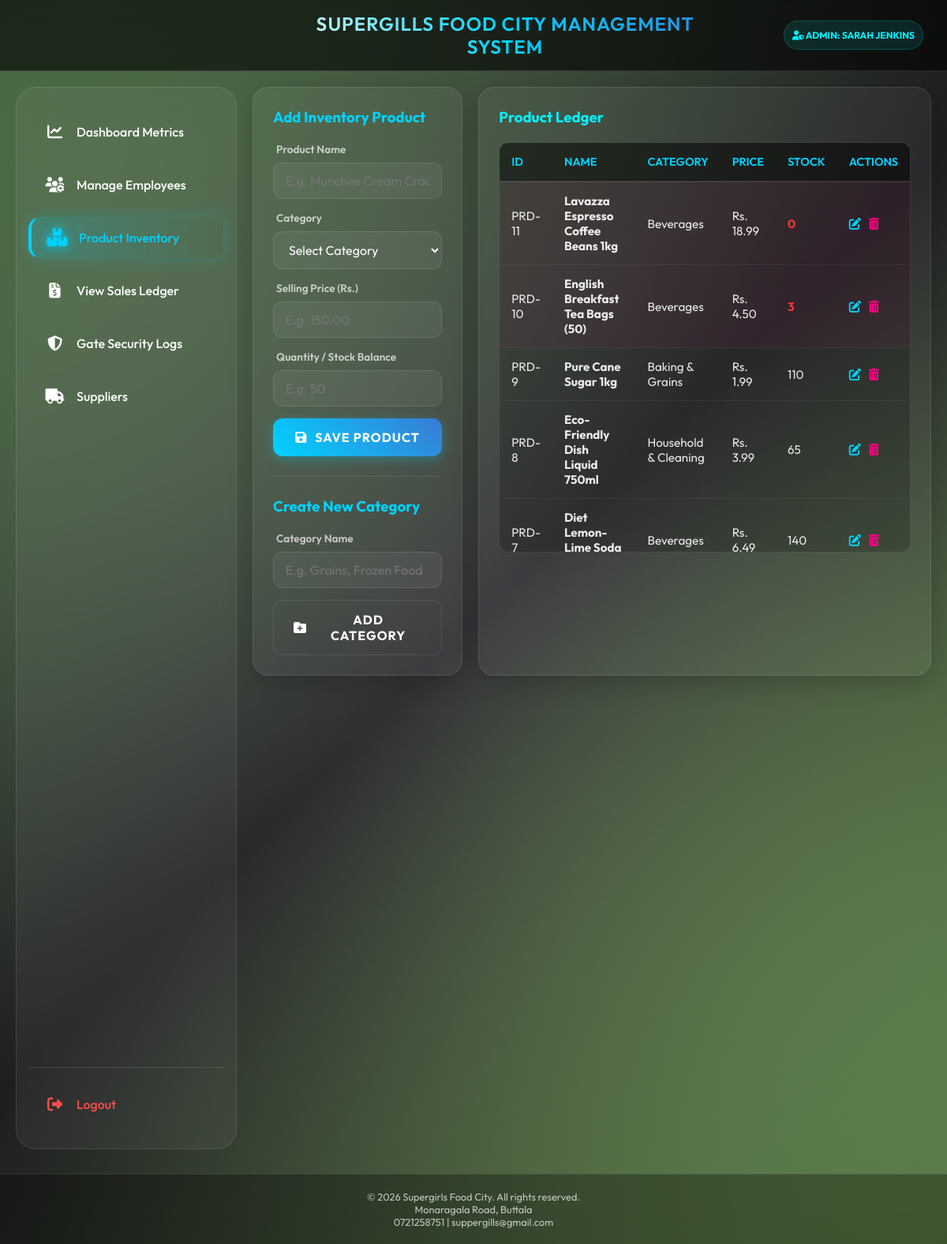
The page /admin_dashbord.php?tab=products (signed in) on the database its author committed.
### tables this page shows
CREATE TABLE `product` (
  `product_id` INT AUTO_INCREMENT PRIMARY KEY,
  `sku` VARCHAR(20) UNIQUE NOT NULL COMMENT 'e.g. SFC-0010',
  `product_name` VARCHAR(150) NOT NULL,
  `price` DECIMAL(10, 2) NOT NULL,
  `quantity` INT NOT NULL DEFAULT 0,
  `category_id` INT NOT NULL,
  `icon` VARCHAR(50) DEFAULT 'fa-box' COMMENT 'CSS FontAwesome Icon class name',
  `status` VARCHAR(20) DEFAULT 'in-stock' COMMENT 'in-stock, low-stock, out-of-stock',
  `created_at` TIMESTAMP DEFAULT CURRENT_TIMESTAMP,
  `updated_at` TIMESTAMP DEFAULT CURRENT_TIMESTAMP ON UPDATE CURRENT_TIMESTAMP,
  
   
  CONSTRAINT `chk_product_price` CHECK (`price` >= 0),
  CONSTRAINT `chk_product_qty` CHECK (`quantity` >= 0),
  CONSTRAINT `fk_product_category` FOREIGN KEY (`category_id`) 
    REFERENCES `category` (`category_id`) 
    ON DELETE RESTRICT 
    ON UPDATE CASCADE
);

CREATE TABLE `category` (
  `category_id` INT AUTO_INCREMENT PRIMARY KEY,
  `category_name` VARCHAR(100) UNIQUE NOT NULL,
  `division` VARCHAR(100) DEFAULT NULL COMMENT 'Aisle location or division name',
  `created_at` TIMESTAMP DEFAULT CURRENT_TIMESTAMP
);

### admin_dashbord.php (the view, shortened to what this page needs)
<?php
require_once 'config.php';
$conn->query("CREATE TABLE IF NOT EXISTS supplier (
    supplier_id INT AUTO_INCREMENT PRIMARY KEY,
    supplier_name VARCHAR(100) NOT NULL,
    contact VARCHAR(20) NOT NULL,
    email VARCHAR(100) NOT NULL UNIQUE,
    address VARCHAR(255) NOT NULL,
    product VARCHAR(255) NOT NULL,
    brand VARCHAR(255) NOT NULL,
    created_at TIMESTAMP DEFAULT CURRENT_TIMESTAMP
) ENGINE=InnoDB DEFAULT CHARSET=utf8mb4 COLLATE=utf8mb4_unicode_ci");
$conn->query("INSERT IGNORE INTO category (category_id, category_name) VALUES
(1, 'Dairy & Coolers'), (2, 'Fresh Produce'), (3, 'Bakery'), (4, 'Beverages'), (5, 'Snacks')");
$edit_prod = null;
$active_tab = $_GET['tab'] ?? 'dashboard';
?>
<!DOCTYPE html>
<html lang="en">
<head>
    <link rel="stylesheet" href="https://cdnjs.cloudflare.com/ajax/libs/font-awesome/6.4.0/css/all.min.css">
    <link rel="stylesheet" href="style.css">
</head>
<body>
    <div class="bg-overlay"></div>
    <header class="main-header">
        <div class="header-center">
            <h1>SuperGills Food City Management <br> System</h1>
        </div>
        <div class="header-right">
            <span class="status-badge status-safe" style="padding: 10px; font-weight: bold;">
                <i class="fas fa-user-shield"></i> Admin: <?php echo htmlspecialchars($_SESSION['username']); ?>
            </span>
        </div>
    </header>
    <div class="dashboard-container">
        <aside class="sidebar">
            <a href="admin_dashbord.php?tab=dashboard" class="nav-item <?php echo $active_tab === 'dashboard' ? 'active' : ''; ?>">
                <i class="fas fa-chart-line"></i> Dashboard Metrics
            </a>
            <a href="admin_dashbord.php?tab=employees" class="nav-item <?php echo $active_tab === 'employees' ? 'active' : ''; ?>">
                <i class="fas fa-users-cog"></i> Manage Employees
            </a>
            <a href="admin_dashbord.php?tab=products" class="nav-item <?php echo $active_tab === 'products' ? 'active' : ''; ?>">
                <i class="fas fa-boxes"></i> Product Inventory
            </a>
            <a href="admin_dashbord.php?tab=sales" class="nav-item <?php echo $active_tab === 'sales' ? 'active' : ''; ?>">
                <i class="fas fa-file-invoice-dollar"></i> View Sales Ledger
            </a>
            <a href="admin_dashbord.php?tab=security" class="nav-item <?php echo $active_tab === 'security' ? 'active' : ''; ?>">
                <i class="fas fa-shield-halved"></i> Gate Security Logs
            </a>
            <a href="admin_dashbord.php?tab=suppluyer" class="nav-item <?php echo $active_tab === 'suppluyer' ? 'active' : ''; ?>">
                <i class="fas fa-truck"></i> Suppliers
            </a>
            <div style="margin-top: auto; border-top: 1px solid var(--glass-border); padding-top: 20px;">
                <a href="index.php?action=logout" class="nav-item" style="color: #ff4d4d;">
                    <i class="fas fa-sign-out-alt"></i> Logout
                </a>
            </div>
        </aside>
        <main class="main-content">
            <?php if ($active_tab === 'products'): ?>
                <section id="products" class="view-section active">
                    <div class="grid-2">
                        <div class="glass-card">
                            <h3 style="color: var(--primary-color); margin-bottom: 20px;">
                                <?php echo $edit_prod ? 'Edit Product Parameters' : 'Add Inventory Product'; ?>
                            </h3>
                            <form action="admin_dashbord.php?tab=products" method="POST">
                                <div class="input-group">
                                    <label>Product Name</label>
                                    <input type="text" name="product_name" value="<?php echo $edit_prod ? htmlspecialchars($edit_prod['product_name']) : ''; ?>" placeholder="E.g. Munchee Cream Crackers" required>
                                </div>
                                <div class="input-group">
                                    <label>Category</label>
                                    <select name="category_id" required>
                                        <option value="" disabled <?php echo !$edit_prod ? 'selected' : ''; ?>>Select Category</option>
                                    </select>
                                </div>
                                <div class="input-group">
                                    <label>Selling Price (Rs.)</label>
                                    <input type="number" step="0.01" name="price" value="<?php echo $edit_prod ? htmlspecialchars($edit_prod['price']) : ''; ?>" placeholder="E.g. 150.00" required>
                                </div>
                                <div class="input-group">
                                    <label>Quantity / Stock Balance</label>
                                    <input type="number" name="quantity" value="<?php echo $edit_prod ? htmlspecialchars($edit_prod['quantity']) : ''; ?>" placeholder="E.g. 50" required>
                                </div>
                                <div style="display: flex; gap: 10px; margin-top: 15px;">
                                    <button type="submit" class="btn btn-primary" style="flex:1;"><i class="fas fa-save"></i> Save Product</button>
                                </div>
                            </form>
                            <hr style="border: 0; border-top: 1px solid var(--glass-border); margin: 25px 0;">
                            <h3 style="color: var(--primary-color); margin-bottom: 20px;">Create New Category</h3>
                            <form action="admin_dashbord.php?tab=products" method="POST">
                                <div class="input-group">
                                    <label>Category Name</label>
                                    <input type="text" name="category_name" placeholder="E.g. Grains, Frozen Food" required>
                                </div>
                                <button type="submit" class="btn btn-secondary" style="width: 100%;"><i class="fas fa-folder-plus"></i> Add Category</button>
                            </form>
                        </div>
                        <div class="glass-card">
                            <h3 style="color: var(--success-color); margin-bottom: 20px;">Product Ledger</h3>
                            <div class="table-container" style="max-height: 520px; overflow-y: auto;">
                                <table>
                                    <thead>
                                        <tr>
                                            <th>ID</th>
                                            <th>Name</th>
                                            <th>Category</th>
                                            <th>Price</th>
                                            <th>Stock</th>
                                            <th>Actions</th>
                                        </tr>
                                    </thead>
                                    <tbody>
                                        <?php
                        $prd_list = $conn->query("SELECT p.*, c.category_name FROM product p LEFT JOIN category c ON p.category_id=c.category_id ORDER BY p.product_id DESC");
                                        while ($prod = $prd_list->fetch_assoc()):
                                            $is_low = ($prod['quantity'] < 5);
                                        ?>
                                            <tr style="<?php echo $is_low ? 'background: rgba(255, 0, 128, 0.05);' : ''; ?>">
                                                <td><code>PRD-<?php echo $prod['product_id']; ?></code></td>
                                                <td><strong><?php echo htmlspecialchars($prod['product_name']); ?></strong></td>
                                                <td><?php echo htmlspecialchars($prod['category_name'] ?? 'General'); ?></td>
                                                <td>Rs. <?php echo number_format($prod['price'], 2); ?></td>
                                                <td style="<?php echo $is_low ? 'color:#ff3333; font-weight:bold;' : ''; ?>"><?php echo intval($prod['quantity']); ?></td>
                                                <td>
                                                    <div style="display: flex; gap: 10px;">
                                                        <a href="admin_dashbord.php?tab=products&edit=product&id=<?php echo $prod['product_id']; ?>" style="color: var(--primary-color);"><i class="fas fa-edit"></i></a>
                                                        <a href="admin_dashbord.php?tab=products&delete=product&id=<?php echo $prod['product_id']; ?>" onclick="return confirm('මෙම භාණ්ඩය මකා දැමීමට අවශ්‍යද?')" style="color: var(--accent-color);"><i class="fas fa-trash-alt"></i></a>
                                                    </div>
                                                </td>
                                            </tr>
                                        <?php endwhile; ?>
                                    </tbody>
                                </table>
                            </div>
                        </div>
                    </div>
                </section>
            <?php endif; ?>
        </main>
    </div>
    <footer class="main-footer">
        <p>&copy; 2026 Supergirls Food City. All rights reserved.<br>
            Monaragala Road, Buttala <br>
            0721258751 | suppergills@gmail.com <br></p>
    </footer>
</body>
</html>

### rows shown on the page
product: product_id "11", product_name "Lavazza Espresso Coffee Beans 1kg", category.category_name "Beverages", price "18.99", quantity "0"
product: product_id "10", product_name "English Breakfast Tea Bags (50)", category.category_name "Beverages", price "4.50", quantity "3"
product: product_id "9", product_name "Pure Cane Sugar 1kg", category.category_name "Baking & Grains", price "1.99", quantity "110"
product: product_id "8", product_name "Eco-Friendly Dish Liquid 750ml", category.category_name "Household & Cleaning", price "3.99", quantity "65"
product: product_id "7", product_name "Diet Lemon-Lime Soda…", category.category_name "Beverages", price "6.49", quantity "140"

### other values the page prints
$_SESSION['username'] "SARAH JENKINS"
